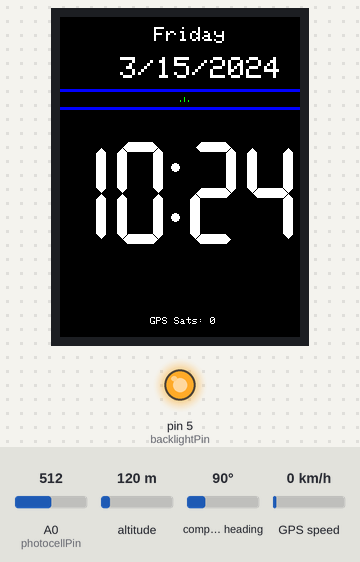
Simulated run of this sketch. Board: Arduino Uno, built with avr-gcc and run on an emulated ATmega328P. Shown: 240×320 colour display, output pins drawn as LEDs (lit = HIGH). Inputs (shaded band) come from the test bench; at power-on: A0 (photocellPin) = 512, altitude 120 m, compass heading 90°, GPS speed 0 km/h. The local clock reads 2024-03-15 10:24:30 at power-on unless the sketch sets it; the GPS gets a fix after 3 s at 37.7749, -122.4194 with 8 satellites; what the sketch prints to the serial monitor is not drawn.

Above: at 1.4 s.
1.5 s: A0 (photocellPin) set to 105
5.5 s: A0 (photocellPin) set to 95
At 6.3 s:
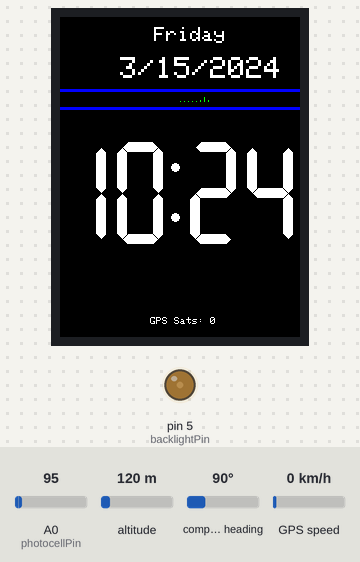
9.6 s: A0 (photocellPin) set to 306
At 61.6 s:
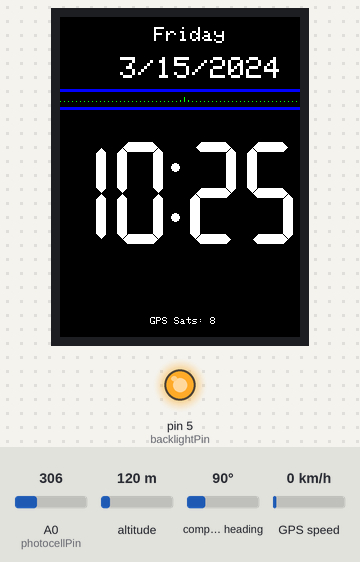
Timing chart, 0 to 63.1 s (numbered marks = the images above; inputs shaded):
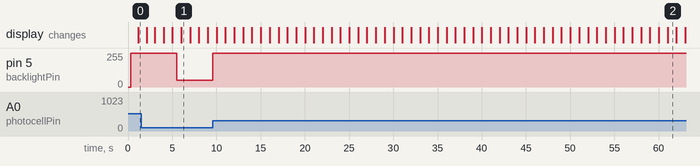

The sketch:

GPS_RTC_Clock.ino
```cpp
/*
 * GPS_RTC_Clock
 *
 * by Matthew McMillan
 *
 * This is the code for a little nightstand clock I built. It runs on
 * an Arduino Uno and it uses a GPS signal along with a RTC to keep
 * pretty accurate time.
 *
 * I used a lot Adafruit libraries on this project but the library that
 * really makes this clock look great is William Zaggle's 'Large 7-Segment'
 * function which can be found at the near the end of this code.
 *
 * Hardware
 * ---------
 * Display: 2.2" Color TFT LCD which uses the ILI9340 chipset
 * Micro: Arduino Uno
 * GPS: Any GPS breakout that outputs NMEA strings over a serial interface
 *
 *
 * matthew.mcmillan@gmail.com
 * @matthewmcmillan
 * http://matthewcmcmillan.blogspot.com/
 *
 *
 *
 *
 */

#include "SPI.h"
#include "Adafruit_GFX.h"     //https://github.com/adafruit/Adafruit-GFX-Library
#include "Adafruit_ILI9340.h" //https://github.com/adafruit/Adafruit_ILI9340
#include "RTClib.h"           //https://github.com/adafruit/RTClib
#include <DS1307RTC.h>        //http://www.arduino.cc/playground/Code/Time
#include <Time.h>             //https://github.com/PaulStoffregen/Time
#include <Timezone.h>         //https://github.com/JChristensen/Timezone
#include <TinyGPS++.h>        //https://github.com/mikalhart/TinyGPSPlus
#include <SoftwareSerial.h>
#include <Wire.h>

// These are the pins used for the UNO
// for Due/Mega/Leonardo use the hardware SPI pins (which are different)
#define _sclk 13
#define _miso 12
#define _mosi 11
#define _cs 10
#define _rst 9
#define _dc 8


// Serial config for the GPS module
static const int RXPin = 4, TXPin = 3;
static const uint32_t GPSBaud = 9600;

// The TinyGPS++ object
TinyGPSPlus gps;

// The serial connection to the GPS device
SoftwareSerial ss(RXPin, TXPin);

RTC_DS1307 rtc;

Adafruit_ILI9340 tft = Adafruit_ILI9340(_cs, _dc, _rst);

char daysOfTheWeek[7][12] = {"  Sunday  ", "  Monday  ", " Tuesday ", "Wednesday", " Thursday ", "  Friday  ", " Saturday "};

bool rtcSet = false;

//Display backlight settings
int backlightPin = 5;
int backlightVal = 50;

//Number color
int numberColor = ILI9340_WHITE;
int colorChange = 0;

//Photocell
int photocellPin = 0;     // the photocell and 10K pulldown are connected to a0
int photocellReading;     // the analog reading from the analog resistor divider

//Timezone stuff
TimeChangeRule usEDT = {"EDT", Second, Sun, Mar, 2, -240};  //UTC - 4 hours
TimeChangeRule usEST = {"EST", First, Sun, Nov, 2, -300};   //UTC - 5 hours
Timezone usEastern(usEDT, usEST);

TimeChangeRule usCDT = {"CDT", Second, Sun, Mar, 2, -300};    //Daylight time = UTC - 5 hours
TimeChangeRule usCST = {"CST", First, Sun, Nov, 2, -360};     //Standard time = UTC - 6 hours
Timezone usCentral(usCDT, usCST);

TimeChangeRule *tcr;        //pointer to the time change rule, use to get TZ abbrev
time_t utc, local;

//variables for time counting
unsigned long previousMillis = 0;
unsigned long currentMillis = 0;
unsigned long syncTimer = 0;
unsigned long scheduledTimer = 0;

bool newboot = true;

////////////////////////////////////
// SETUP
////////////////////////////////////

void setup()
{
  pinMode(backlightPin, OUTPUT);
  //Turn backlight off until the screen is painted the first time
  analogWrite(backlightPin, 0);

  Serial.begin(115200);
  ss.begin(GPSBaud);

  if (! rtc.begin()) {
    Serial.println(F("Couldn't find RTC"));
    while (1);
  }

  if (! rtc.isrunning()) {
    Serial.println(F("RTC is NOT running!"));
    // following line sets the RTC to the date & time this sketch was compiled
    //rtc.adjust(DateTime(F(__DATE__), F(__TIME__)));
    // This line sets the RTC with an explicit date & time, for example to set
    // January 21, 2014 at 3am you would call:
    // rtc.adjust(DateTime(2014, 1, 21, 3, 0, 0));
  }

  checkRTCset();

  Serial.println();
  Serial.println("---RTC TIME---");
  DateTime now = rtc.now();
  Serial.print("UTC: ");
  Serial.print(now.year(), DEC);
  Serial.print('/');
  Serial.print(now.month(), DEC);
  Serial.print('/');
  Serial.print(now.day(), DEC);
  Serial.print(" (");
  Serial.print(daysOfTheWeek[now.dayOfTheWeek()]);
  Serial.print(") ");
  Serial.print(now.hour(), DEC);
  Serial.print(':');
  Serial.print(now.minute(), DEC);
  Serial.print(':');
  Serial.print(now.second(), DEC);
  Serial.println();

  setSyncProvider(RTC.get);   // the function to get the time from the RTC
    if(timeStatus()!= timeSet)
        Serial.println(F("Unable to sync with the RTC"));
    else
        Serial.println(F("RTC has set the system time"));

  tft.begin();
  tft.fillScreen(ILI9340_BLACK);

  secondsBorder();

}


////////////////////////////////////
// MAIN LOOP
////////////////////////////////////

void loop()
{
  currentMillis = millis();
  if(!rtcSet){
    setRTCfromGPS();
    checkRTCset();
  }

  // Read GPS data from serial connection until no more data is available
  while (ss.available() > 0)
    gps.encode(ss.read());

  if (currentMillis > 5000 && gps.charsProcessed() < 10)
  {
    Serial.println(F("No GPS detected: check wiring."));
    while(true);
  }

  utc = now(); //Grab the current time
  //printTime(utc, "UTC");
  local = usCentral.toLocal(utc, &tcr);
  //printTime(local, tcr -> abbrev);


  setNumberColor();
  tftDisplayDate();
  tftDisplayTime();
  secondDotDisplay2();
  tftDisplayGPSsats();

  setBackLightBrightness();

  //TO-DO: Add an AM/PM indicator

  syncOnBoot();

  //Syncs GPS time to the RTC at 2am.
  scheduledSync();
}


////////////////////////////////////
// FUNCTIONS
////////////////////////////////////

void secondsBorder()
{
  tft.drawFastHLine(0, 72, 240, ILI9340_BLUE);
  tft.drawFastHLine(0, 73, 240, ILI9340_BLUE);
  tft.drawFastHLine(0, 74, 240, ILI9340_BLUE);

  tft.drawFastHLine(0, 90, 240, ILI9340_BLUE);
  tft.drawFastHLine(0, 91, 240, ILI9340_BLUE);
  tft.drawFastHLine(0, 92, 240, ILI9340_BLUE);
}


void secondDotDisplay1()
{
  /*
   * This displays an amimation for the seconds.
   * It moves a dashed line across the display and
   * then blanks it out when seconds go back to zero.
   */
  if(second(local) == 0)
  {
    tft.drawFastHLine(0, 80, 240, ILI9340_BLACK);
    tft.drawFastHLine(0, 81, 240, ILI9340_BLACK);
    tft.drawFastHLine(0, 82, 240, ILI9340_BLACK);
    tft.drawFastHLine(0, 83, 240, ILI9340_BLACK);
  }
  tft.drawFastVLine(second(local)*4, 80, 5, ILI9340_GREEN);
}


void secondDotDisplay2()
{
  /*
   * This displays an amimation for the seconds.
   * It moves a dashed line across the display and
   * then blanks it out as it moves. Less jarring
   * than secondDotDisplay1.
   */

  if(second(local) == 0)
  {
    tft.drawFastVLine(236, 80, 4, ILI9340_BLACK);
    tft.drawFastVLine(232, 80, 4, ILI9340_BLACK);
  }
  tft.drawFastVLine((second(local)*4)-8, 80, 4, ILI9340_BLACK);
  tft.drawFastVLine((second(local)*4)-4, 80, 3, ILI9340_BLACK);
  tft.drawFastVLine(second(local)*4, 80, 5, ILI9340_GREEN);
  tft.drawFastVLine((second(local)*4)+4, 83, 2, ILI9340_GREEN);
}


void setNumberColor()
{
  photocellReading = analogRead(photocellPin);

  if((hour(local) >= 20 or hour(local) < 6) and photocellReading <= 100)
  {
    if(numberColor != ILI9340_RED)
    {
      numberColor = ILI9340_RED;
      colorChange = 2;
    }
  }
  else
  {
    if(numberColor != ILI9340_WHITE)
    {
      numberColor = ILI9340_WHITE;
      colorChange = 2;
    }
  }

}


void setBackLightBrightness()
{
  /* Takes a reading from the photocell to
   *  get the ambient brightness of a room and
   *  dims the display backlight brightness
   *  as the room gets darker
   */
  photocellReading = analogRead(photocellPin);
  /* DEBUG
  Serial.print("Photocell Analog reading: ");
  Serial.println(photocellReading);     // the raw analog reading
  */
  if (photocellReading > 100)
  {
    backlightVal = 255;
  }
  if (photocellReading <= 100)
  {
    backlightVal = 50;
  }
  if (photocellReading <= 50)
  {
    backlightVal = 20;
  }
  if (photocellReading < 20)
  {
    backlightVal = 5;
  }

  analogWrite(backlightPin, backlightVal);
}


void tftDisplayDate()
{
  /*  Draws the date on the tft screen
   *  The top line is the day of the week and the
   *  second line is the date in mm/dd/yyyy format
   *  The date is only redrawn for a few minutes after midnight
   *  or within the first few seconds of startup.
   */
  if(!rtcSet)
  {
    tft.setCursor(65, 50);
    tft.setTextColor(numberColor, ILI9340_BLACK);  tft.setTextSize(1);
    tft.println("Waiting for GPS Fix");
  }else{
    if((hour(local) == 0 and minute(local) < 5) or millis() < 2500 or colorChange > 0)
    {
      DateTime now = rtc.now();
      tft.setTextColor(numberColor, ILI9340_BLACK);  tft.setTextSize(2);
      //Set starting x for weekday pos. Size 2 characters are 10 pixels wide.
      int daychars = strlen(daysOfTheWeek[weekday(local)-1]);
      int xpos = 120-((daychars/2)*10);
      if(xpos % 2)
      {
        //If there is an odd number of characters adjust the position by half a
        //character width.
        xpos = xpos - 5;
      }
      tft.setCursor(xpos, 10);
      tft.print(daysOfTheWeek[weekday(local)-1]);

      //Print date in mm/dd/yyyy format
      //datechars starts at 6 because we will always have '/' dividers and 4 year digits
      int datechars = 6;
      if(month(local) < 10)
      {
        datechars = datechars + 1;
      }
      else
      {
        datechars = datechars + 2;
      }
      if(day(local) < 10)
      {
        datechars = datechars + 1;
      }
      else
      {
        datechars = datechars + 2;
      }
      xpos = 120-((datechars/2)*15);
      if(xpos % 2)
      {
        //If there is an odd number of characters adjust the position by half a
        //character width.
        xpos = xpos - 5;
      }
      tft.setCursor(xpos, 40);
      tft.setTextColor(numberColor, ILI9340_BLACK);  tft.setTextSize(3);
      tft.print(month(local), DEC);
      tft.print("/");
      tft.print(day(local), DEC);
      tft.print("/");
      tft.print(year(local), DEC);
      colorChange = colorChange - 1;
    }
  }
}


void tftDisplayTime()
{
  //TO-DO: Need to center the time based on the number of digits
  int am_pm_hour;
  if(!rtcSet)
  {
    tft.setCursor(30, 150);
    tft.setTextColor(numberColor, ILI9340_BLACK);  tft.setTextSize(2);
    tft.println("Waiting for GPS Fix");
  }else{
    if(second(local) == 0 or millis() < 2500 or colorChange > 0)
    {
      tft.fillCircle(115, 150, 4, numberColor);
      tft.fillCircle(115, 200, 4, numberColor);
      draw7Number(hourFormat12(local), 0 , 125 , 5 , numberColor, ILI9340_BLACK, -2);
      draw7Number(minute(local), 130 , 125 , 5 , numberColor, ILI9340_BLACK, 2);
      colorChange = colorChange - 1;
    }

  }
}


void tftDisplayGPSsats()
{
  if(second(local) == 30 or millis() < 2500)
  {
    tft.setCursor(90, 300);
    tft.setTextColor(ILI9340_WHITE, ILI9340_BLACK);  tft.setTextSize(1);
    tft.print("GPS Sats: ");
    tft.print(gps.satellites.value());
    tft.print("  ");
  }
}


void checkRTCset()
{
  DateTime now = rtc.now();
  if(now.hour() == 0 && now.minute() == 0 && now.second() == 0 && now.year() < 2010)
  {
    Serial.println("*** RTC TIME NOT SET. ***");
    Serial.println();
  }else{
    rtcSet = true;
    Serial.println("RTC TIME SET.");
    Serial.println();

  }
}


void syncOnBoot()
{
  if(newboot)
  {
    int satcount = gps.satellites.value();

    if (gps.date.isValid() && gps.time.isValid() && satcount > 4)
    {
      Serial.print(F("New boot. Need to update RTC with GPS time. Sat count: "));
      Serial.println(satcount);
      setRTCfromGPS();
      newboot = false;
      syncTimer = 0;
    }else{
      if(currentMillis > (syncTimer + 250)){
        Serial.print(F("GPS not ready yet. Waiting for fix. Sat count: "));
        Serial.println(satcount);
        syncTimer = currentMillis;
      }
    }
  }
}


void setRTCfromGPS()
{
  /* This line sets the RTC with an explicit date & time, for example to set
   * January 21, 2014 at 3am you would call:
   * rtc.adjust(DateTime(2014, 1, 21, 3, 0, 0));
   */
  Serial.println("Setting RTC from GPS");
  Serial.println();
  if (gps.date.isValid() && gps.time.isValid())
  {
    rtc.adjust(DateTime(gps.date.year(), gps.date.month(), gps.date.day(), gps.time.hour(), gps.time.minute(), gps.time.second()));
    Serial.println(F("RTC set from GPS"));
  }else{
    Serial.println(F("No GPS fix yet. Can't set RTC yet."));
  }
}


void scheduledSync()
{
  /*
   * Re-syncs the RTC with the time stamp from the GPS data once a day at 2am.
   */
  if(currentMillis > (scheduledTimer + 60000)){  //Only allow RTC sync to happen once every 60 sec
    DateTime now = rtc.now();
    if(minute(local) == 21)
    {
      Serial.println(F("Scheduled RTC sync from GPS Time"));
      setRTCfromGPS();
    }
    scheduledTimer = currentMillis;
  }
}


/**********************************************************************************
 Routine to Draw Large 7-Segment formated number with Arduino TFT Library
    by William Zaggle  (Uses TFT Library DrawLine functions).

   int n - The number to be displayed
   int xLoc = The x location of the upper left corner of the number
   int yLoc = The y location of the upper left corner of the number
   int cSe = The size of the number. Range 1 to 10 uses Large Shaped Segments.
   fC is the foreground color of the number
   bC is the background color of the number (prevents having to clear previous space)
   nD is the number of digit spaces to occupy (must include space for minus sign for numbers < 0)
   nD < 0 Suppresses leading zero

   Sample Use: Fill the screen with a 2-digit number suppressing leading zero

          draw7Number(38,20,40,10,WHITE, BLACK, -2);

**********************************************************************************/
void draw7Number(int n, unsigned int xLoc, unsigned int yLoc, char cS, unsigned int fC, unsigned int bC, char nD) {
  unsigned int num = abs(n), i, s, t, w, col, h, a, b, si = 0, j = 1, d = 0;
  unsigned int S2 = 5 * cS;  // width of horizontal segments   5 times the cS
  unsigned int S3 = 2 * cS;  // thickness of a segment 2 times the cs
  unsigned int S4 = 7 * cS;  // height of vertical segments 7 times the cS
  unsigned int x1 = cS + 1;  // starting x location of horizontal segments
  unsigned int x2 = S3 + S2 + 1; // starting x location of right side segments
  unsigned int y1 = yLoc + x1; // starting y location of top side segments
  unsigned int y3 = yLoc + S3 + S4 + 1; // starting y location of bottom side segments
  unsigned int seg[7][3] = {{x1, yLoc, 1}, {x2, y1, 0}, {x2, y3 + x1, 0}, {x1, (2 * y3) - yLoc, 1}, {0, y3 + x1, 0}, {0, y1, 0}, {x1, y3, 1}}; // actual x,y locations of all 7 segments with direction
  unsigned char nums[12] = {0x3F, 0x06, 0x5B, 0x4F, 0x66, 0x6D, 0x7D, 0x07, 0x7F, 0x67, 0x00, 0x40};  // segment defintions for all 10 numbers plus blank and minus sign
  unsigned char c, cnt;

  c = abs(cS);         // get character size between 1 and 10 ignoring sign
  if (c>10) c= 10;
  if (c<1) c = 1;

  cnt = abs(nD);      // get number of digits between 1 and 10 ignoring sign
  if (cnt > 10) cnt = 10;
  if (cnt < 1) cnt = 1;

  xLoc += (cnt-1) * (d = S2 + (3 * S3) + 2);   // set starting x at last digit location

  while( cnt > 0) {                   // for cnt number of places

    --cnt;

    if (num > 9) i = num%10;           //get the last digit
    else if (!cnt && n<0) i = 11;              //show minus sign if 1st position and negative number
    else if (nD < 0 && !num) i = 10;   //show blanks if remaining number is zero
    else i = num;

    num = num/10;   // trim this digit from the number

    for (j = 0; j < 7; ++j) {          // draw all seven segments

      if (nums[i] & (1 << j)) col = fC;  // if segment is On use foreground color
      else col = bC;                    // else use background color

      if (seg[j][2]) {

        w = S2;                        // Starting width of segment (side)
        t = seg[j][1] + S3;            // maximum thickness of segment
        h = seg[j][1] + cS;            // half way point thickness of segment
        a = xLoc + seg[j][0] + cS;     // starting x location
        b = seg[j][1];                 // starting y location

        while (b < h) {                // until x location = half way
           tft.drawFastHLine(a, b, w, col); //Draw a horizontal segment top
           a--;                         // move the x position by -1
           b++;                         // move the y position by 1
           w += 2;                      // make the line wider by 2
        }

      } else {

        w = S4;                        // Starting height of segment (side)
        t = xLoc + seg[j][0] + S3;     // maximum thickness of segment
        h = xLoc + seg[j][0] + cS;     // half way point thickness of segment
        a = seg[j][1] + cS;            // starting y location
        b = xLoc + seg[j][0];          // starting x location

        while (b < h) {                // until x location = half way
          tft.drawFastVLine(b, a, w, col);  // Draw a vertical line right side
          a--;                          //  move the y position by -1
          b++;                          //  move teh x position by 1
          w += 2;                       //  make the line wider by 2
        }
      }

      while (b < t) {  //finish drawing horizontal bottom or vertical left side of segment
        if (seg[j][2]) {
           tft.drawFastHLine(a, b, w, col);  // Draw Horizonal line bottom
        } else {
           tft.drawFastVLine(b, a, w, col);  // Draw Vertical line left side
        }
        b++;        // keep moving the x or y draw position until t
        a++;        // move the length or height starting position back the other way.
        w -= 2;     // move the length or height back the other way
      }
    }

    xLoc -=d;       // move to next digit position
  }
}
```

Measured:
- the behaviour switches between 101 and 100 on A0 (photocellPin) (found by bisection; images 0 and 1)
- after the input at 5.5 s, pin 5 (backlightPin): 255/255 → 50/255 at once
- after the input at 9.6 s, pin 5 (backlightPin): 50/255 → 255/255 at once
